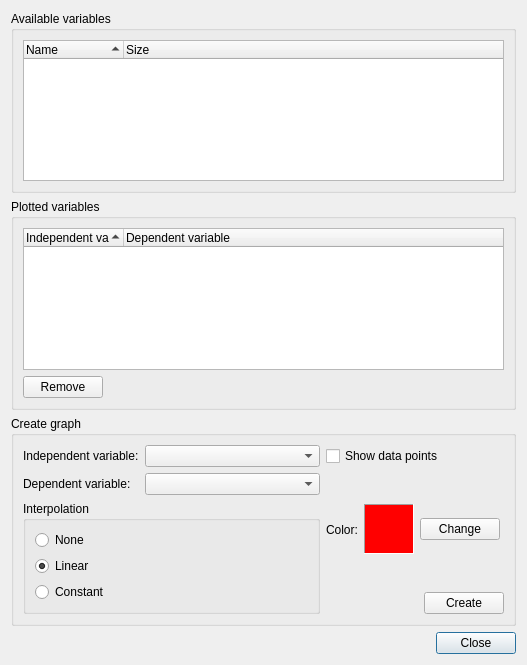
<ui version="4.0" >
 <class>NewGraph</class>
 <widget class="QDialog" name="NewGraph" >
  <property name="geometry" >
   <rect>
    <x>0</x>
    <y>0</y>
    <width>527</width>
    <height>665</height>
   </rect>
  </property>
  <property name="windowTitle" >
   <string>Simulation data</string>
  </property>
  <layout class="QVBoxLayout" >
   <item>
    <widget class="QGroupBox" name="groupBox" >
     <property name="title" >
      <string>Available variables</string>
     </property>
     <layout class="QGridLayout" >
      <item row="0" column="0" >
       <widget class="QTreeWidget" name="twVariables" >
        <property name="rootIsDecorated" >
         <bool>false</bool>
        </property>
        <property name="sortingEnabled" >
         <bool>true</bool>
        </property>
        <column>
         <property name="text" >
          <string>Name</string>
         </property>
        </column>
        <column>
         <property name="text" >
          <string>Size</string>
         </property>
        </column>
       </widget>
      </item>
     </layout>
    </widget>
   </item>
   <item>
    <widget class="QGroupBox" name="groupBox_2" >
     <property name="title" >
      <string>Plotted variables</string>
     </property>
     <layout class="QGridLayout" >
      <item row="0" column="0" colspan="2" >
       <widget class="QTreeWidget" name="twPlotted" >
        <property name="rootIsDecorated" >
         <bool>false</bool>
        </property>
        <property name="sortingEnabled" >
         <bool>true</bool>
        </property>
        <column>
         <property name="text" >
          <string>Independent variable</string>
         </property>
        </column>
        <column>
         <property name="text" >
          <string>Dependent variable</string>
         </property>
        </column>
       </widget>
      </item>
      <item row="1" column="0" >
       <widget class="QPushButton" name="pbRemove" >
        <property name="text" >
         <string>Remove</string>
        </property>
       </widget>
      </item>
      <item row="1" column="1" >
       <spacer>
        <property name="orientation" >
         <enum>Qt::Horizontal</enum>
        </property>
        <property name="sizeHint" >
         <size>
          <width>40</width>
          <height>20</height>
         </size>
        </property>
       </spacer>
      </item>
     </layout>
    </widget>
   </item>
   <item>
    <widget class="QGroupBox" name="groupBox_3" >
     <property name="title" >
      <string>Create graph</string>
     </property>
     <layout class="QGridLayout" >
      <item row="0" column="0" >
       <layout class="QHBoxLayout" >
        <item>
         <widget class="QLabel" name="label" >
          <property name="text" >
           <string>Independent variable:</string>
          </property>
         </widget>
        </item>
        <item>
         <widget class="QComboBox" name="cbx" >
          <property name="minimumSize" >
           <size>
            <width>175</width>
            <height>0</height>
           </size>
          </property>
         </widget>
        </item>
       </layout>
      </item>
      <item row="0" column="1" >
       <widget class="QCheckBox" name="cbPoints" >
        <property name="text" >
         <string>Show data points</string>
        </property>
        <property name="checked" >
         <bool>false</bool>
        </property>
       </widget>
      </item>
      <item row="1" column="0" >
       <layout class="QHBoxLayout" >
        <item>
         <widget class="QLabel" name="label_2" >
          <property name="text" >
           <string>Dependent variable:</string>
          </property>
         </widget>
        </item>
        <item>
         <widget class="QComboBox" name="cby" >
          <property name="minimumSize" >
           <size>
            <width>175</width>
            <height>0</height>
           </size>
          </property>
         </widget>
        </item>
       </layout>
      </item>
      <item rowspan="2" row="1" column="1" >
       <layout class="QHBoxLayout" >
        <item>
         <widget class="QLabel" name="label_3" >
          <property name="text" >
           <string>Color:</string>
          </property>
         </widget>
        </item>
        <item>
         <widget class="QLabel" name="lColor" >
          <property name="sizePolicy" >
           <sizepolicy vsizetype="Fixed" hsizetype="Fixed" >
            <horstretch>0</horstretch>
            <verstretch>0</verstretch>
           </sizepolicy>
          </property>
          <property name="minimumSize" >
           <size>
            <width>50</width>
            <height>50</height>
           </size>
          </property>
          <property name="maximumSize" >
           <size>
            <width>50</width>
            <height>50</height>
           </size>
          </property>
          <property name="palette" >
           <palette>
            <active>
             <colorrole role="Button" >
              <brush brushstyle="SolidPattern" >
               <color alpha="255" >
                <red>255</red>
                <green>0</green>
                <blue>0</blue>
               </color>
              </brush>
             </colorrole>
             <colorrole role="Midlight" >
              <brush brushstyle="SolidPattern" >
               <color alpha="255" >
                <red>255</red>
                <green>0</green>
                <blue>0</blue>
               </color>
              </brush>
             </colorrole>
             <colorrole role="Base" >
              <brush brushstyle="SolidPattern" >
               <color alpha="255" >
                <red>255</red>
                <green>255</green>
                <blue>255</blue>
               </color>
              </brush>
             </colorrole>
             <colorrole role="Window" >
              <brush brushstyle="SolidPattern" >
               <color alpha="255" >
                <red>255</red>
                <green>0</green>
                <blue>0</blue>
               </color>
              </brush>
             </colorrole>
             <colorrole role="AlternateBase" >
              <brush brushstyle="SolidPattern" >
               <color alpha="255" >
                <red>255</red>
                <green>0</green>
                <blue>0</blue>
               </color>
              </brush>
             </colorrole>
            </active>
            <inactive>
             <colorrole role="Button" >
              <brush brushstyle="SolidPattern" >
               <color alpha="255" >
                <red>255</red>
                <green>0</green>
                <blue>0</blue>
               </color>
              </brush>
             </colorrole>
             <colorrole role="Midlight" >
              <brush brushstyle="SolidPattern" >
               <color alpha="255" >
                <red>255</red>
                <green>0</green>
                <blue>0</blue>
               </color>
              </brush>
             </colorrole>
             <colorrole role="Base" >
              <brush brushstyle="SolidPattern" >
               <color alpha="255" >
                <red>255</red>
                <green>255</green>
                <blue>255</blue>
               </color>
              </brush>
             </colorrole>
             <colorrole role="Window" >
              <brush brushstyle="SolidPattern" >
               <color alpha="255" >
                <red>255</red>
                <green>0</green>
                <blue>0</blue>
               </color>
              </brush>
             </colorrole>
             <colorrole role="AlternateBase" >
              <brush brushstyle="SolidPattern" >
               <color alpha="255" >
                <red>255</red>
                <green>0</green>
                <blue>0</blue>
               </color>
              </brush>
             </colorrole>
            </inactive>
            <disabled>
             <colorrole role="Button" >
              <brush brushstyle="SolidPattern" >
               <color alpha="255" >
                <red>255</red>
                <green>0</green>
                <blue>0</blue>
               </color>
              </brush>
             </colorrole>
             <colorrole role="Midlight" >
              <brush brushstyle="SolidPattern" >
               <color alpha="255" >
                <red>255</red>
                <green>0</green>
                <blue>0</blue>
               </color>
              </brush>
             </colorrole>
             <colorrole role="Base" >
              <brush brushstyle="SolidPattern" >
               <color alpha="255" >
                <red>255</red>
                <green>0</green>
                <blue>0</blue>
               </color>
              </brush>
             </colorrole>
             <colorrole role="Window" >
              <brush brushstyle="SolidPattern" >
               <color alpha="255" >
                <red>255</red>
                <green>0</green>
                <blue>0</blue>
               </color>
              </brush>
             </colorrole>
             <colorrole role="AlternateBase" >
              <brush brushstyle="SolidPattern" >
               <color alpha="255" >
                <red>255</red>
                <green>0</green>
                <blue>0</blue>
               </color>
              </brush>
             </colorrole>
            </disabled>
           </palette>
          </property>
          <property name="autoFillBackground" >
           <bool>true</bool>
          </property>
          <property name="frameShape" >
           <enum>QFrame::Panel</enum>
          </property>
          <property name="frameShadow" >
           <enum>QFrame::Sunken</enum>
          </property>
          <property name="text" >
           <string/>
          </property>
         </widget>
        </item>
        <item>
         <widget class="QPushButton" name="pbColor" >
          <property name="text" >
           <string>Change</string>
          </property>
         </widget>
        </item>
        <item>
         <spacer>
          <property name="orientation" >
           <enum>Qt::Horizontal</enum>
          </property>
          <property name="sizeHint" >
           <size>
            <width>40</width>
            <height>20</height>
           </size>
          </property>
         </spacer>
        </item>
       </layout>
      </item>
      <item rowspan="2" row="2" column="0" >
       <widget class="QGroupBox" name="groupBox_4" >
        <property name="title" >
         <string>Interpolation</string>
        </property>
        <layout class="QVBoxLayout" >
         <item>
          <widget class="QRadioButton" name="rbNone" >
           <property name="text" >
            <string>None</string>
           </property>
          </widget>
         </item>
         <item>
          <widget class="QRadioButton" name="rbLinear" >
           <property name="text" >
            <string>Linear</string>
           </property>
           <property name="checked" >
            <bool>true</bool>
           </property>
          </widget>
         </item>
         <item>
          <widget class="QRadioButton" name="rbConstant" >
           <property name="text" >
            <string>Constant</string>
           </property>
          </widget>
         </item>
        </layout>
       </widget>
      </item>
      <item row="3" column="1" >
       <layout class="QHBoxLayout" >
        <item>
         <spacer>
          <property name="orientation" >
           <enum>Qt::Horizontal</enum>
          </property>
          <property name="sizeHint" >
           <size>
            <width>40</width>
            <height>20</height>
           </size>
          </property>
         </spacer>
        </item>
        <item>
         <widget class="QPushButton" name="pbCreate" >
          <property name="text" >
           <string>Create</string>
          </property>
         </widget>
        </item>
       </layout>
      </item>
     </layout>
    </widget>
   </item>
   <item>
    <layout class="QHBoxLayout" >
     <item>
      <spacer>
       <property name="orientation" >
        <enum>Qt::Horizontal</enum>
       </property>
       <property name="sizeHint" >
        <size>
         <width>40</width>
         <height>20</height>
        </size>
       </property>
      </spacer>
     </item>
     <item>
      <widget class="QPushButton" name="pushButton" >
       <property name="text" >
        <string>Close</string>
       </property>
       <property name="default" >
        <bool>true</bool>
       </property>
      </widget>
     </item>
    </layout>
   </item>
  </layout>
 </widget>
 <resources/>
 <connections>
  <connection>
   <sender>pushButton</sender>
   <signal>clicked()</signal>
   <receiver>NewGraph</receiver>
   <slot>accept()</slot>
   <hints>
    <hint type="sourcelabel" >
     <x>479</x>
     <y>644</y>
    </hint>
    <hint type="destinationlabel" >
     <x>387</x>
     <y>647</y>
    </hint>
   </hints>
  </connection>
 </connections>
</ui>
